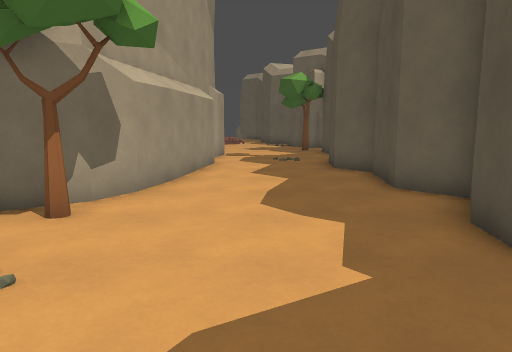
[1] (above)

13 first-person views from a walk through a level from a Godot 3-D game. The camera is 1.4 m above the floor, tilts 8° down and sees 70° across. The floor is counted in squares, 1 m on a side. Each view is taken from the middle of a square. On the plan, view 1 faces up. The plan holds only what a view shows up to about 16 squares ahead; the rest is blank. The place goes on beyond the plan.

[2]
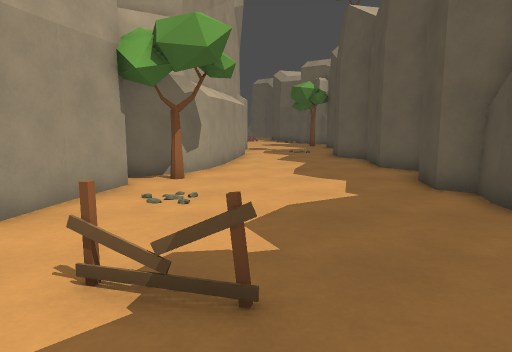

[3]
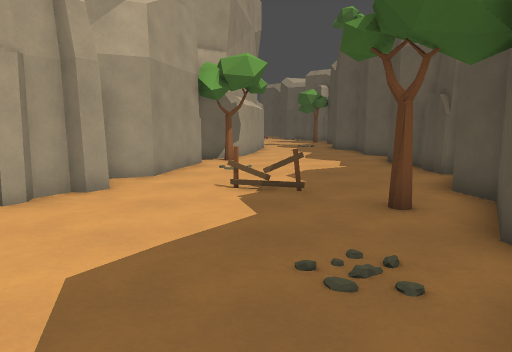

[4]
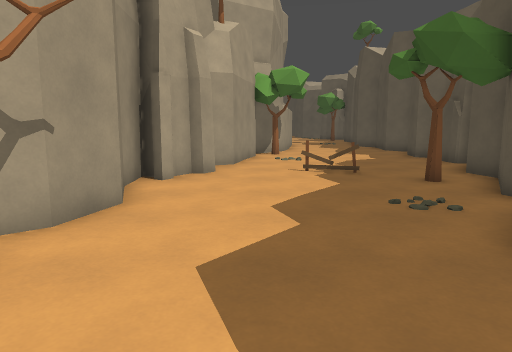

[5]
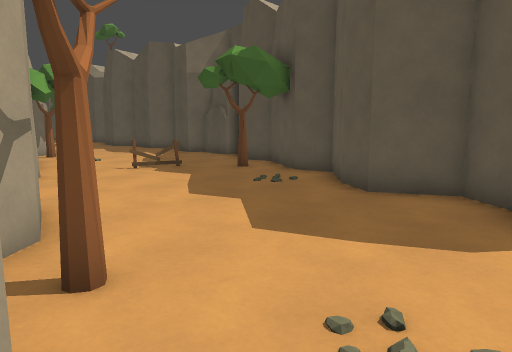

[6]
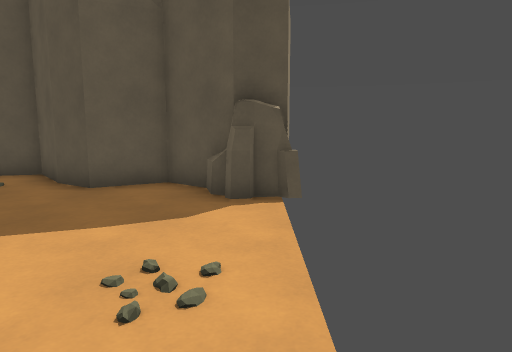

[7]
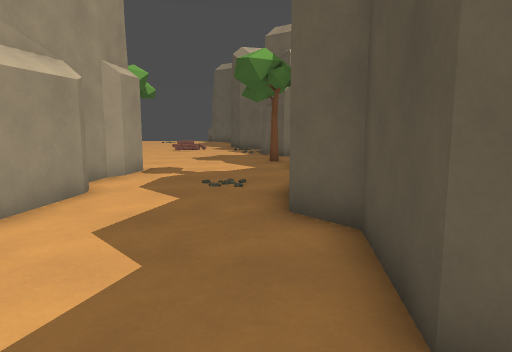

[8]
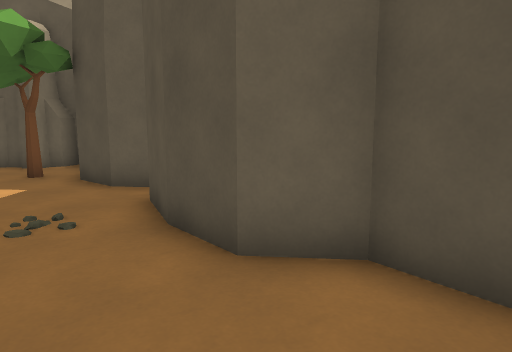

[9]
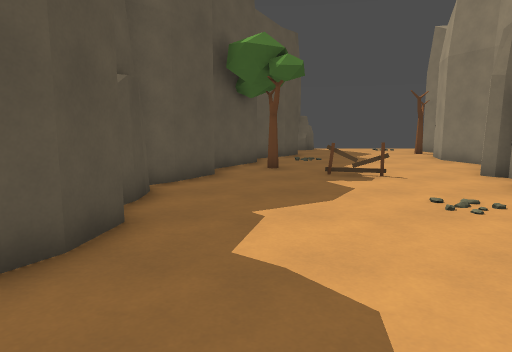

[10]
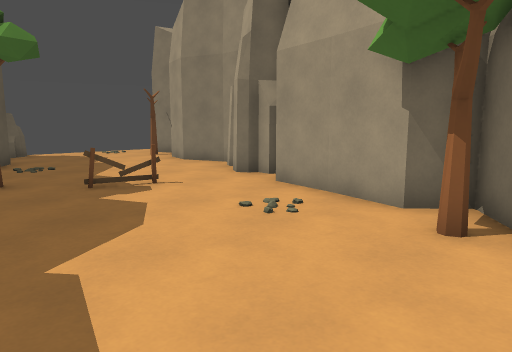

[11]
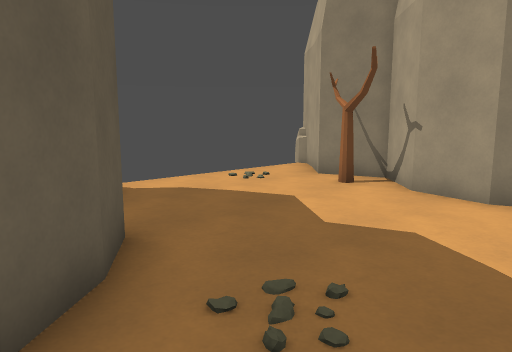

[12]
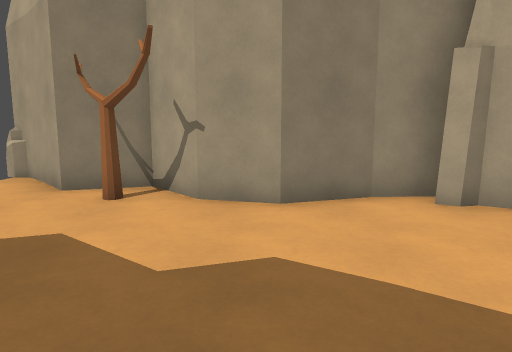

[13]
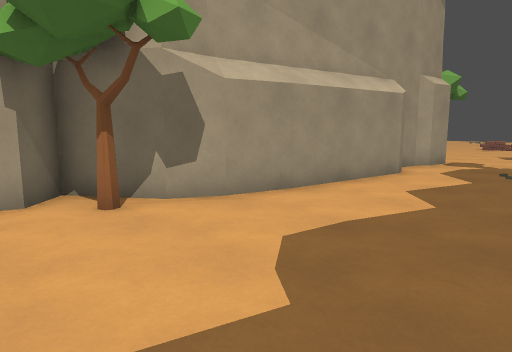

### Floor plan
Points are (right, up) in squares from view 1. A wall is a line through its corners. A room is listed if a view was taken in it or the views show most of it. See-through windows are left out.
Room 1 (views 1, 2, 3, 4, 5, 6, 7, 8, 9, 10, 11, 12, 13)
walls: (3.3, 1.3) (3.3, 1.8); (3.3, 1.3) (3.3, 2.4) (3.6, 3.4) (2.9, 3.8) (3.1, 5.1) (4.1, 6.9) (3.1, 8) (3.4, 10.8) (2.5, 11.8) (2.7, 13.5); (3, 0) (3.6, 0.7); (-5.7, -0.1) (-5.7, -0.6) (-5.3, -0.9) (-5.6, -1.5) (-5.9, -1.5) (-6.3, -2.1) (-6.2, -2.4) (-6.4, -2.8); (-5.5, -0.7) (-5.3, -1); (-2.5, 7.7) (-3, 6.6) (-4.8, 5.4) (-4.1, 4.6) (-4.8, 0.9) (-5.9, 0.4); (-2.1, 9.2) (-2.5, 7.5); (-7.1, -2) (-7, -3.9); (-7, -3.7) (-6.4, -5.6) (-6.8, -7.1) (-8.3, -8.4) (-7.7, -10.2) (-9.1, -11.4) (-10.3, -12.8); (-0.4, -7.3) (1.3, -5.9) (1, -4.7) (2.4, -2.4) (2.2, -1.3) (3, 0.1); (-1.6, 13.9) (-1.5, 13.4) (-2.1, 9.1); (2.7, 13.4) (3.4, 15.2); (-2.2, -12) (-2.2, -11.5); (-1.9, -12.7) (-2, -11.5) (-1.4, -11.5) (-0.1, -9.9) (-1, -8.3) (-0.2, -7.2); (-1.5, 17.3) (-1.6, 16.1) (-2, 15.7) (-2.1, 14.8); (4.1, 16.5) (3.5, 17.2) (3.4, 18.6)
low walls: (-1.6, -1.2) (-1, -1.4) (-1.6, -1.2); (-1.7, -11.1) (-0.9, -10.9); (-9.7, -12) (-9.7, -12.5)
objects: tree (-7, -9); tree (-3, 6); tree (0, -3)

Positions as (right, up) in squares from view 1, and headings:
1: (0, 0), facing up
2: (-1, -4), facing up
3: (-2, -9), facing up
4: (-4, -12), facing up
5: (-8, -12), facing up-right
6: (-9, -12), facing right
7: (2, 6), facing up
8: (0, 9), facing up-right
9: (1, 9), facing down
10: (2, 7), facing down-left
11: (1, -4), facing down-left
12: (0, -6), facing left
13: (3, 3), facing up-left
